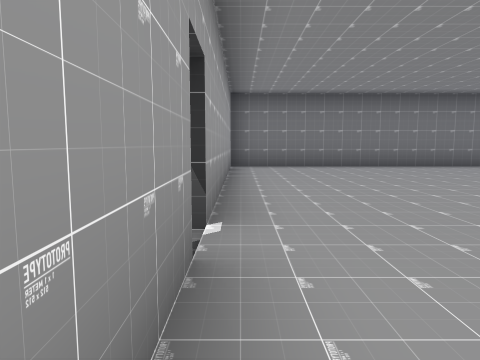
view 1 (above)

24 first-person views from a walk through a Unity game level. The camera is 1.2 m above the floor, tilts 6° down and sees 70° across. Doors are open. The floor is counted in squares, 2 m on a side. Each view is taken from the middle of a square. On the plan, view 1 faces up. The plan holds only what a view shows up to about 10 squares ahead; the rest is blank. The place goes on beyond the plan. The player is left out.

view 2
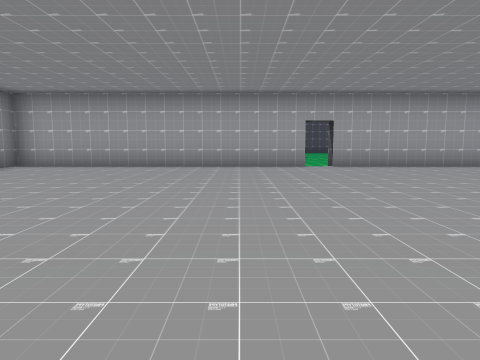

view 3
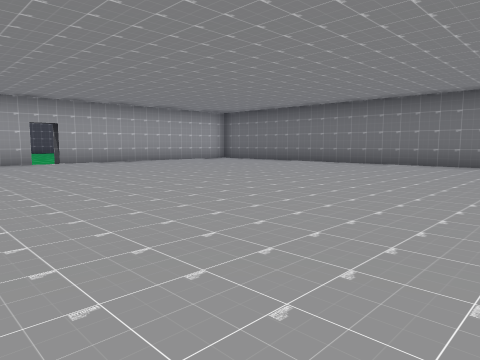

view 4
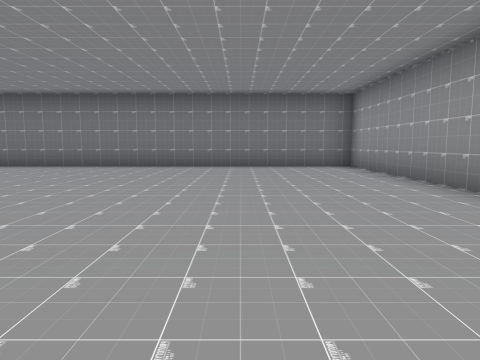

view 5
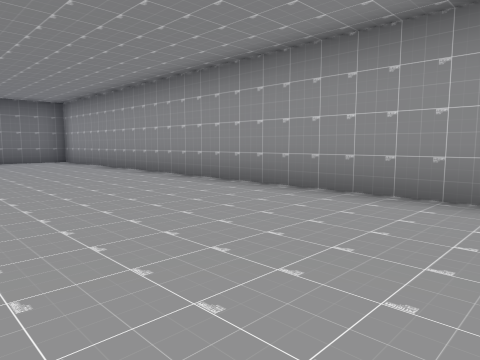

view 6
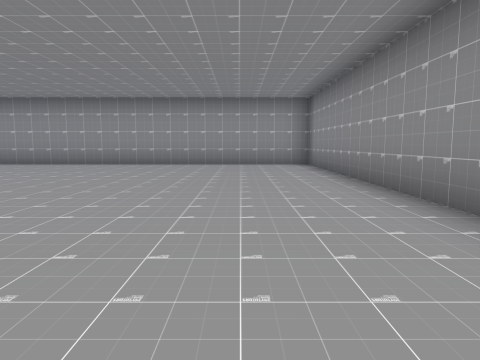

view 7
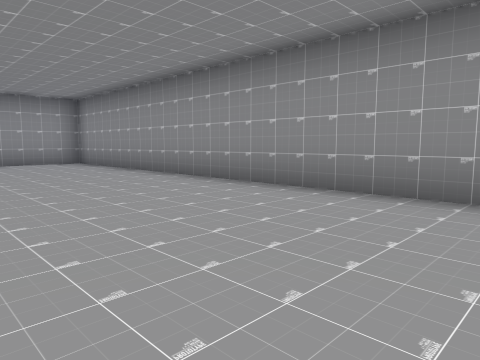

view 8
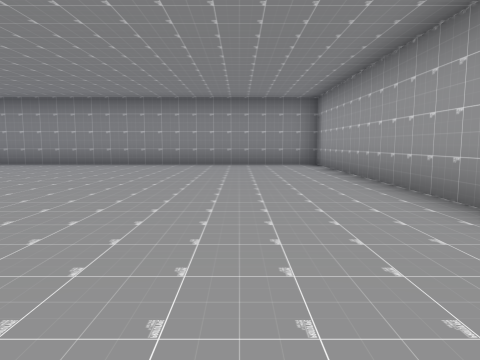

view 9
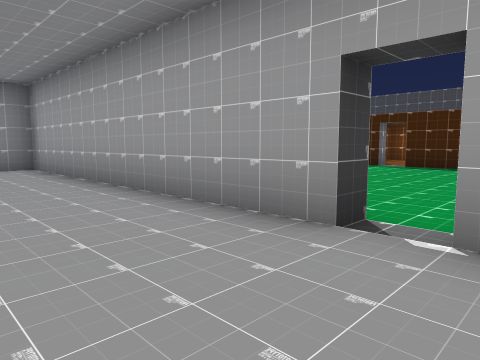

view 10
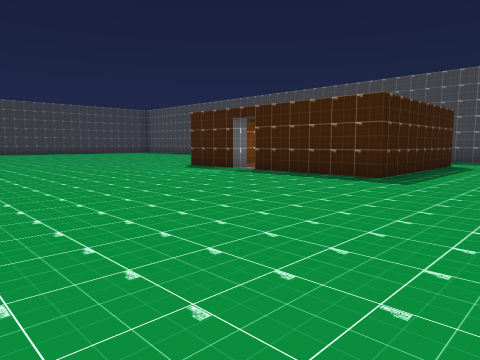

view 11
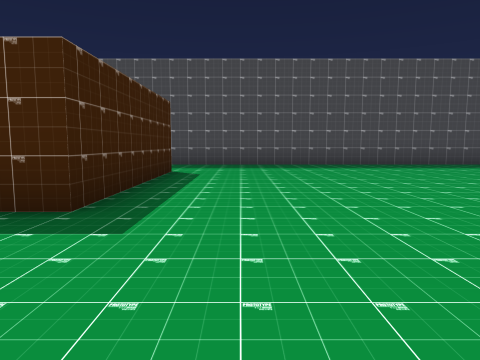

view 12
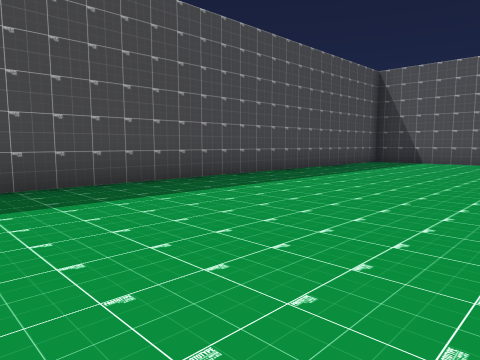

view 13
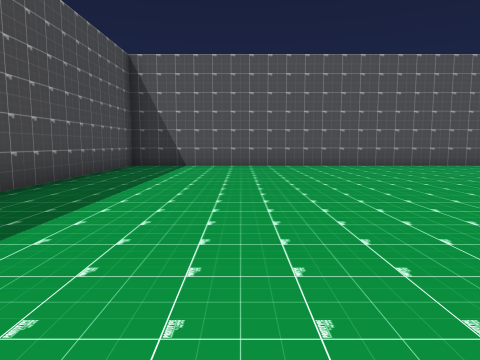

view 14
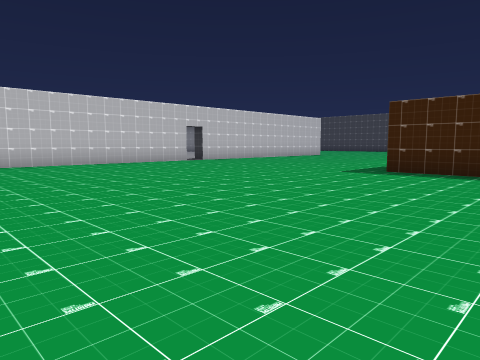

view 15
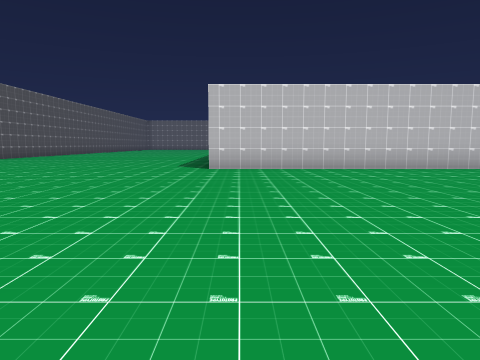

view 16
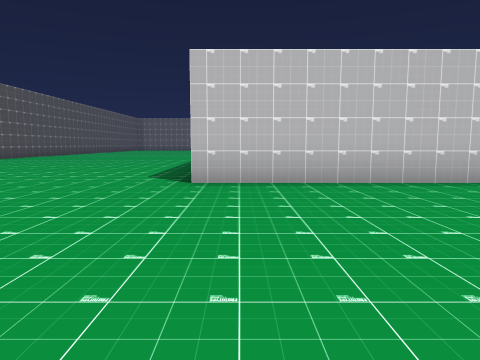

view 17
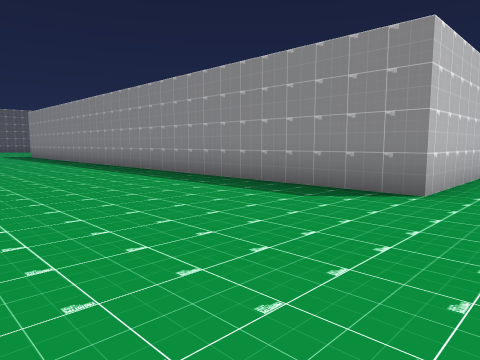

view 18
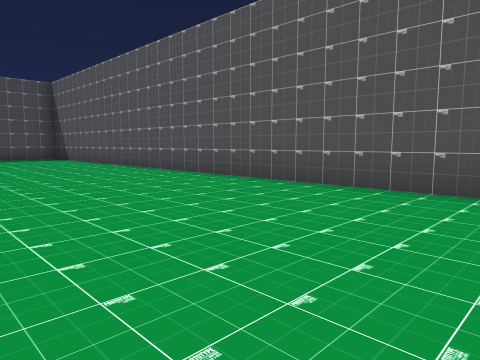

view 19
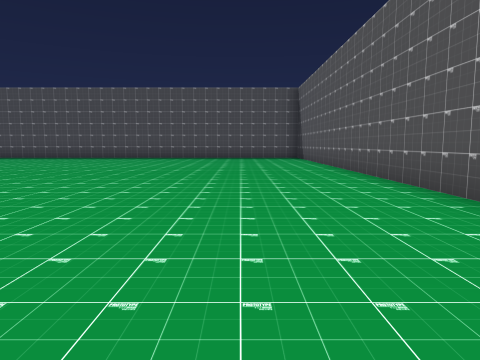

view 20
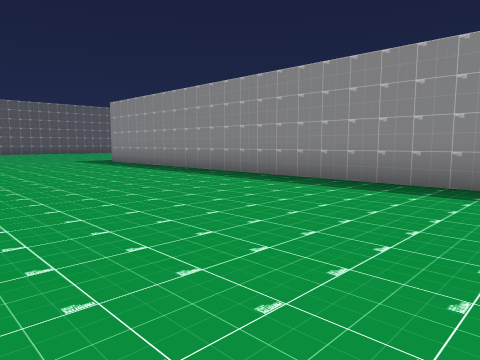

view 21
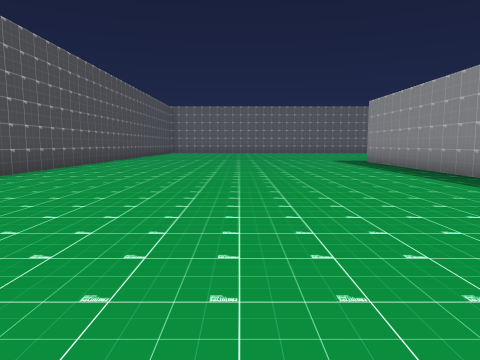

view 22
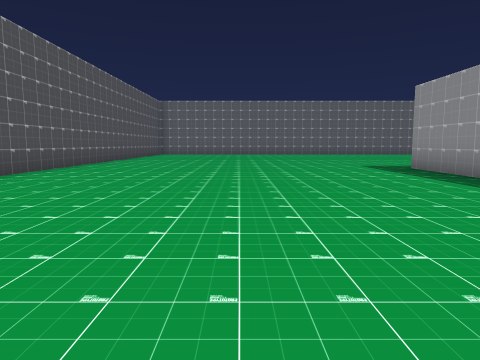

view 23
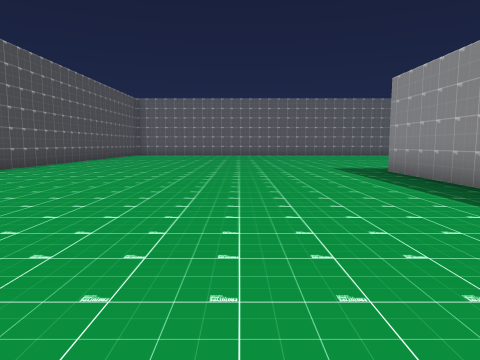

view 24
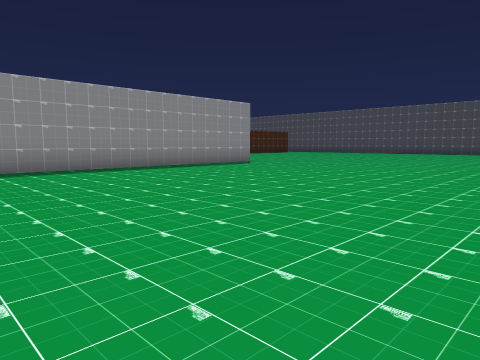

### Floor plan
Points are (right, up) in squares from view 1. A wall is a line through its corners. A room is listed if a view was taken in it or the views show most of it. See-through windows are left out.
Room 1 (views 1, 2, 3, 4, 5, 6, 7, 8, 9)
walls: (-0.3, 1.8) (-0.3, -6) (15, -6) (15, 9.3) (-0.2, 9.3); (-0.3, 8.9) (-0.3, 2.5)
ways out: open door at (0, 2) to room 2
Room 2 (views 10, 11, 12, 13, 14, 15, 16, 17, 18, 19, 20, 21, 22, 23, 24)
walls: (-0.9, 1.8) (-0.3, 1.8); (-0.3, 2.5) (-0.8, 2.5); (-0.8, 3.1) (-0.8, 9.7) (15.5, 9.7); (-8, -1.2) (-8, -3); (-12.5, 2.5) (-8, 2.5) (-8, -0.5); (-0.8, 18.5) (-15, 18.5) (-15, 2); (18.1, 18.5) (10.4, 18.5)
ways out: open door at (0, 2) to room 1; open door at (-8, -1)

Positions as (right, up) in squares from view 1, and headings:
1: (0, 0), facing up
2: (9, 0), facing left
3: (11, -1), facing up-left
4: (12, 0), facing up
5: (11, -3), facing up-right
6: (5, -4), facing right
7: (4, -2), facing down-right
8: (2, 4), facing down
9: (2, 3), facing down-left
10: (-2, 5), facing down-left
11: (-5, 4), facing left
12: (-10, 7), facing up-left
13: (-12, 9), facing up
14: (-11, 10), facing down-right
15: (-9, 9), facing right
16: (-6, 9), facing right
17: (-2, 14), facing down-right
18: (0, 14), facing up-left
19: (0, 16), facing left
20: (4, 15), facing down-right
21: (4, 14), facing right
22: (7, 14), facing right
23: (8, 13), facing right
24: (8, 18), facing down-left
